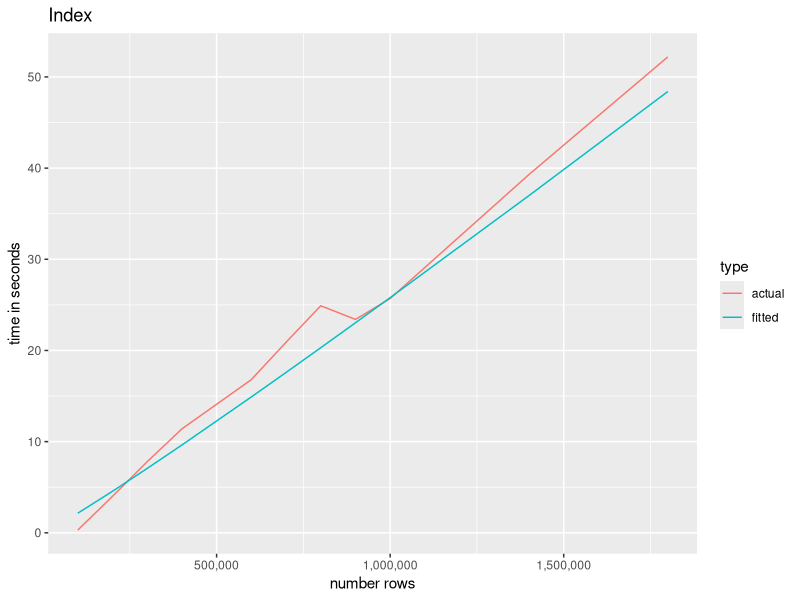
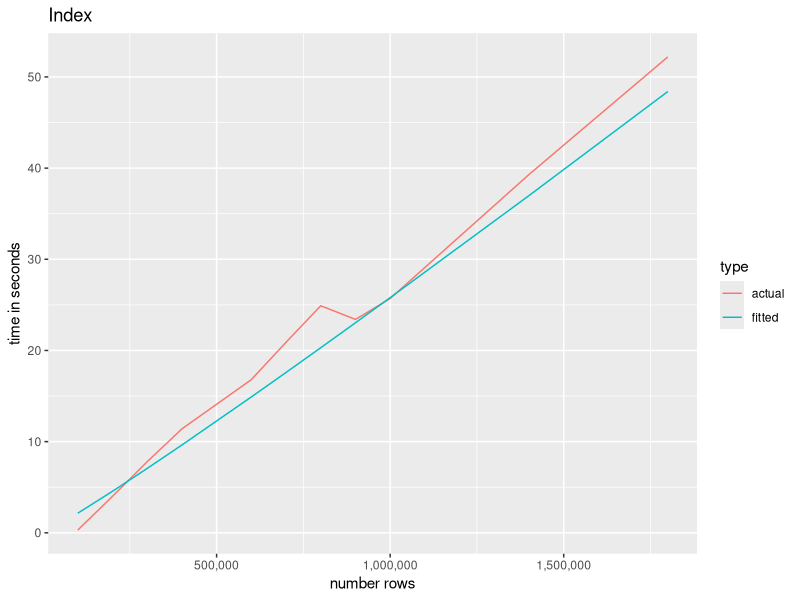

Reproduce these figures in R, in order.
library("ggplot2")
library("tidyr")
data <- read.csv("perm_data/index_inner_join.csv")
df_index <- subset(data, type=="index")
df_index <- df_index[c("num_rows", "time")]
constant <- mean(df_index$time/(df_index$num_rows * log(df_index$num_rows)))
df_index$fitted <- constant * df_index$num_rows  * log(df_index$num_rows)
colnames(df_index) <- c("num_rows", "actual", "fitted")
df_tidy <- gather(df_index, type, time, -num_rows)
print(df_tidy)
ggplot(data = df_tidy, aes(x=num_rows, y= time, color = type)) + 
	geom_line() + 
	ggtitle("Index") +  
	ylab("time in seconds") + 
	scale_x_continuous(name="number rows", labels = scales::comma)
ggsave("data_out/index.png")

